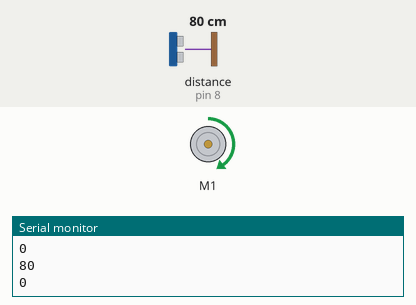
Recording of a sketch running on a simulated Arduino Uno, built with avr-gcc and run on an emulated ATmega328P. Shown: DC motor (green arrow = forward, orange = backward, longer = faster), the last lines printed to the serial monitor. Inputs (shaded band) come from the test bench; at power-on: distance to the obstacle (sensor on pin 8) 80 cm. The echo pulse lasts 58.3 µs per cm; random numbers use the default seed unless the sketch sets one.

Above: at 1.9 s.
2.0 s: distance to the obstacle (sensor on pin 8) set to 32 cm
3.6 s: distance to the obstacle (sensor on pin 8) set to 26 cm
At 5.3 s:
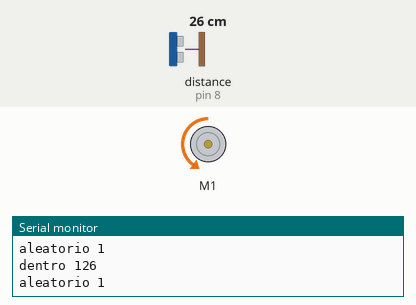
Timing chart, 0 to 12.9 s (numbered marks = the images above; inputs shaded):
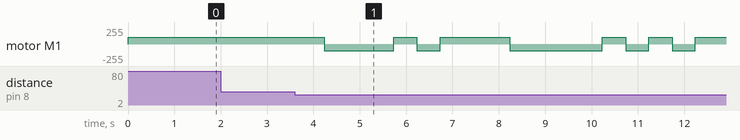

Measured:
- the behaviour switches between 30 and 29 cm on distance to the obstacle (sensor on pin 8) (found by bisection; images 0 and 1)
- after the input at 3.6 s, motor M1: forward 100/255 → backward 100/255 after 0.63 s, → forward 100/255 1.5 s later, → backward 100/255 0.50 s later, → forward 100/255 0.50 s later, … (10 changes in this stretch)

The sketch:

Motor_sensor.ino
```cpp
#include <AFMotor.h> //Incluimos la libreria para el control de motores.
AF_DCMotor Motor1(1);

#include <Ultrasonic.h>  //Incluimos la libreria para el control del sensor HC-SR04.
Ultrasonic sensor(10,8,30000); // (Trig PIN,Echo PIN, microsegundos max "distancia máxima") 30000us = 5 metros.

int velocidad_de_medida=5;  //Variable para ajustar la velocidad de medida del sensor.
long int distancia=0;  //Variable para almacenar la distancia medida.
int aleatorio=0;  //Variable para guardar un valor aleatorio.

void setup()
{
Serial.begin(9600);  //Iniciamos el puerto serie
Motor1.run(RELEASE);
}

void loop()
{

  Motor1.run(FORWARD);
  Motor1.setSpeed(100);
  delay(500);


  distancia=sensor.Ranging(CM);  //Medimos la distancia y la guardamos en la variable

  delay(100);  //Delay para controlar la velocidad de medida.

 //Las siguientes lineas de código son para hacer comprobaciones de que todo esta bien.
 //Serial.print("No obstaculo ");  //Imprime la palabra No obstaculo.
 Serial.println(distancia);  //Imprime la distancia.
 //Serial.print("aleatorio ");  //Imprime la palabra aleatorio
 Serial.println(aleatorio);  //Imprime la variable aleatorio


 while(distancia < 30){  //Mientras la distancia sea menor que 30 se mantiene en este bucler

  aleatorio=random (3);  //Funcion aleatoria para hacer que el robot no gire siempre en el mismo sentido.


  //delay(velocidad_de_medida);  //Delay para controlar la velocidad de medida.
  //Motor1.run(BACKWARD);
  //delay (2000);  //El robot se para durante un segundo
  //distancia=sensor.Ranging(CM);
  //delay(1000);

  if(aleatorio==0){//Si la variable aleatorio vale 0 entra en este bucle.
 Serial.print("dentro 0");//Imprime dentro 0 para comprobar que entro.
 Serial.println(distancia);//Imprime la variable distancia
 Serial.print("aleatorio ");//Imprime la palabra aleatorio.
 Serial.println(aleatorio);//Imprime la variable aleatorio.

  Motor1.run(FORWARD); //El robot gira a la derecha durante medio segundo.
  delay(500);}

  if (aleatorio==1){//Si la variable aleatorio vale 1 entra en este bucle.
 Serial.print("dentro 1");//Imprime dentro 1 para comprobar que entro.
 Serial.println(distancia);//Imprime la variable distancia
 Serial.print("aleatorio ");//Imprime la palabra aleatorio.
 Serial.println(aleatorio);//Imprime la variable aleatorio.

 Motor1.run(BACKWARD);  //El robot gira a la izquierda durante medio segundo.
 delay(500);}
  }
}
```
